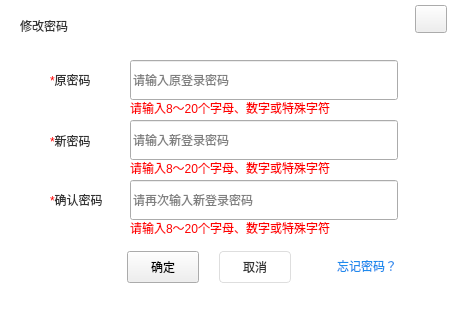
<?xml version="1.0" encoding="UTF-8"?>
<ui version="4.0">
 <class>ModifyPwdWidget</class>
 <widget class="QWidget" name="ModifyPwdWidget">
  <property name="geometry">
   <rect>
    <x>0</x>
    <y>0</y>
    <width>454</width>
    <height>323</height>
   </rect>
  </property>
  <property name="sizePolicy">
   <sizepolicy hsizetype="Fixed" vsizetype="Fixed">
    <horstretch>0</horstretch>
    <verstretch>0</verstretch>
   </sizepolicy>
  </property>
  <property name="minimumSize">
   <size>
    <width>454</width>
    <height>323</height>
   </size>
  </property>
  <property name="maximumSize">
   <size>
    <width>454</width>
    <height>323</height>
   </size>
  </property>
  <property name="windowTitle">
   <string>ModifyPwdWidget</string>
  </property>
  <property name="styleSheet">
   <string notr="true">QWidget#ModifyPwdWidget{background-color: rgb(255, 255, 255);border-radius:8px;}</string>
  </property>
  <widget class="QPushButton" name="closeButton">
   <property name="geometry">
    <rect>
     <x>415</x>
     <y>5</y>
     <width>32</width>
     <height>28</height>
    </rect>
   </property>
   <property name="sizePolicy">
    <sizepolicy hsizetype="Fixed" vsizetype="Fixed">
     <horstretch>0</horstretch>
     <verstretch>0</verstretch>
    </sizepolicy>
   </property>
   <property name="minimumSize">
    <size>
     <width>32</width>
     <height>28</height>
    </size>
   </property>
   <property name="maximumSize">
    <size>
     <width>32</width>
     <height>28</height>
    </size>
   </property>
   <property name="styleSheet">
    <string notr="true">QPushButton{border-image: url(:/EntCenterWidget/image/close.png);}
QPushButton:hover,pressed{border-image: url(:/EntCenterWidget/image/close_sel.png);};</string>
   </property>
   <property name="text">
    <string/>
   </property>
  </widget>
  <widget class="QLabel" name="label">
   <property name="geometry">
    <rect>
     <x>20</x>
     <y>19</y>
     <width>91</width>
     <height>14</height>
    </rect>
   </property>
   <property name="sizePolicy">
    <sizepolicy hsizetype="Preferred" vsizetype="Fixed">
     <horstretch>0</horstretch>
     <verstretch>0</verstretch>
    </sizepolicy>
   </property>
   <property name="minimumSize">
    <size>
     <width>56</width>
     <height>14</height>
    </size>
   </property>
   <property name="maximumSize">
    <size>
     <width>100</width>
     <height>14</height>
    </size>
   </property>
   <property name="styleSheet">
    <string notr="true">font: 14px &quot;微软雅黑&quot;;
color:#333333;
border-bottom:0px;</string>
   </property>
   <property name="text">
    <string>修改密码</string>
   </property>
  </widget>
  <widget class="QLineEdit" name="lineEditOldPwd">
   <property name="geometry">
    <rect>
     <x>130</x>
     <y>60</y>
     <width>268</width>
     <height>40</height>
    </rect>
   </property>
   <property name="sizePolicy">
    <sizepolicy hsizetype="Fixed" vsizetype="Fixed">
     <horstretch>0</horstretch>
     <verstretch>0</verstretch>
    </sizepolicy>
   </property>
   <property name="minimumSize">
    <size>
     <width>268</width>
     <height>40</height>
    </size>
   </property>
   <property name="maximumSize">
    <size>
     <width>268</width>
     <height>40</height>
    </size>
   </property>
   <property name="styleSheet">
    <string notr="true">QLineEdit{border-radius:4px;color:rgba(51,51,51,1);border:1px solid rgb(222,222,222);font:14px 'Microsoft Yahei';padding-left:10px;}
QLineEdit:laceholder{color:rgba(51,51,51,1);}QLineEdit:focus{border:1px solid rgba(30,140,238,1);}
QLineEdit:disabled{background-color: rgb(247,248, 250);};</string>
   </property>
   <property name="text">
    <string/>
   </property>
   <property name="placeholderText">
    <string>请输入原登录密码</string>
   </property>
  </widget>
  <widget class="QLabel" name="label_2">
   <property name="geometry">
    <rect>
     <x>50</x>
     <y>65</y>
     <width>56</width>
     <height>30</height>
    </rect>
   </property>
   <property name="sizePolicy">
    <sizepolicy hsizetype="Preferred" vsizetype="Fixed">
     <horstretch>0</horstretch>
     <verstretch>0</verstretch>
    </sizepolicy>
   </property>
   <property name="minimumSize">
    <size>
     <width>56</width>
     <height>30</height>
    </size>
   </property>
   <property name="maximumSize">
    <size>
     <width>100</width>
     <height>30</height>
    </size>
   </property>
   <property name="styleSheet">
    <string notr="true">font: 14px &quot;微软雅黑&quot;;
color:#333333;
border-bottom:0px;</string>
   </property>
   <property name="text">
    <string>&lt;font color = red&gt;*&lt;/font&gt;&lt;font color =#333333&gt;原密码&lt;/font&gt;</string>
   </property>
  </widget>
  <widget class="QLabel" name="label_3">
   <property name="geometry">
    <rect>
     <x>50</x>
     <y>126</y>
     <width>56</width>
     <height>30</height>
    </rect>
   </property>
   <property name="sizePolicy">
    <sizepolicy hsizetype="Preferred" vsizetype="Fixed">
     <horstretch>0</horstretch>
     <verstretch>0</verstretch>
    </sizepolicy>
   </property>
   <property name="minimumSize">
    <size>
     <width>56</width>
     <height>30</height>
    </size>
   </property>
   <property name="maximumSize">
    <size>
     <width>100</width>
     <height>30</height>
    </size>
   </property>
   <property name="styleSheet">
    <string notr="true">font: 14px &quot;微软雅黑&quot;;
color:#333333;
border-bottom:0px;</string>
   </property>
   <property name="text">
    <string>&lt;font color = red&gt;*&lt;/font&gt;&lt;font color =#333333&gt;新密码&lt;/font&gt;</string>
   </property>
  </widget>
  <widget class="QLineEdit" name="lineEditNewPwd">
   <property name="geometry">
    <rect>
     <x>130</x>
     <y>120</y>
     <width>268</width>
     <height>40</height>
    </rect>
   </property>
   <property name="sizePolicy">
    <sizepolicy hsizetype="Fixed" vsizetype="Fixed">
     <horstretch>0</horstretch>
     <verstretch>0</verstretch>
    </sizepolicy>
   </property>
   <property name="minimumSize">
    <size>
     <width>268</width>
     <height>40</height>
    </size>
   </property>
   <property name="maximumSize">
    <size>
     <width>268</width>
     <height>40</height>
    </size>
   </property>
   <property name="styleSheet">
    <string notr="true">QLineEdit{border-radius:4px;color:rgba(51,51,51,1);border:1px solid rgb(222,222,222);font:14px 'Microsoft Yahei';padding-left:10px;}
QLineEdit:laceholder{color:rgba(51,51,51,1);}QLineEdit:focus{border:1px solid rgba(30,140,238,1);}
QLineEdit:disabled{background-color: rgb(247,248, 250);};</string>
   </property>
   <property name="text">
    <string/>
   </property>
   <property name="placeholderText">
    <string>请输入新登录密码</string>
   </property>
  </widget>
  <widget class="QLineEdit" name="lineEditComfirmPwd">
   <property name="geometry">
    <rect>
     <x>130</x>
     <y>180</y>
     <width>268</width>
     <height>40</height>
    </rect>
   </property>
   <property name="sizePolicy">
    <sizepolicy hsizetype="Fixed" vsizetype="Fixed">
     <horstretch>0</horstretch>
     <verstretch>0</verstretch>
    </sizepolicy>
   </property>
   <property name="minimumSize">
    <size>
     <width>268</width>
     <height>40</height>
    </size>
   </property>
   <property name="maximumSize">
    <size>
     <width>268</width>
     <height>40</height>
    </size>
   </property>
   <property name="styleSheet">
    <string notr="true">QLineEdit{border-radius:4px;color:rgba(51,51,51,1);border:1px solid rgb(222,222,222);font:14px 'Microsoft Yahei';padding-left:10px;}
QLineEdit:laceholder{color:rgba(51,51,51,1);}QLineEdit:focus{border:1px solid rgba(30,140,238,1);}
QLineEdit:disabled{background-color: rgb(247,248, 250);};</string>
   </property>
   <property name="text">
    <string/>
   </property>
   <property name="placeholderText">
    <string>请再次输入新登录密码</string>
   </property>
  </widget>
  <widget class="QLabel" name="label_4">
   <property name="geometry">
    <rect>
     <x>50</x>
     <y>185</y>
     <width>71</width>
     <height>30</height>
    </rect>
   </property>
   <property name="sizePolicy">
    <sizepolicy hsizetype="Preferred" vsizetype="Fixed">
     <horstretch>0</horstretch>
     <verstretch>0</verstretch>
    </sizepolicy>
   </property>
   <property name="minimumSize">
    <size>
     <width>56</width>
     <height>30</height>
    </size>
   </property>
   <property name="maximumSize">
    <size>
     <width>100</width>
     <height>30</height>
    </size>
   </property>
   <property name="styleSheet">
    <string notr="true">font: 14px &quot;微软雅黑&quot;;
color:#333333;
border-bottom:0px;</string>
   </property>
   <property name="text">
    <string>&lt;font color = red&gt;*&lt;/font&gt;&lt;font color =#333333&gt;确认密码&lt;/font&gt;</string>
   </property>
  </widget>
  <widget class="QPushButton" name="okButton">
   <property name="geometry">
    <rect>
     <x>127</x>
     <y>251</y>
     <width>72</width>
     <height>32</height>
    </rect>
   </property>
   <property name="sizePolicy">
    <sizepolicy hsizetype="Fixed" vsizetype="Fixed">
     <horstretch>0</horstretch>
     <verstretch>0</verstretch>
    </sizepolicy>
   </property>
   <property name="minimumSize">
    <size>
     <width>72</width>
     <height>32</height>
    </size>
   </property>
   <property name="maximumSize">
    <size>
     <width>72</width>
     <height>32</height>
    </size>
   </property>
   <property name="styleSheet">
    <string notr="true">QPushButton{background-color:qlineargradient(spread:pad, x1:0, y1:0, x2:1, y2:0, stop:0 rgba(2, 164, 253, 1), stop:1 rgba(31, 139, 237, 1));border-radius:4px;font: 14px &quot;微软雅黑&quot;;color:rgba(255, 255, 255, 1);}
			QPushButton:hover,pressed{ background-color: qlineargradient(spread:pad, x1:0, y1:0, x2:0, y2:1, stop:0 rgba(40, 178, 253, 1),stop:1 rgba(64, 156, 240, 1));
		  border-radius:4px;font: 14px &quot;微软雅黑&quot;;color:rgba(255, 255, 255, 1);}
QPushButton:disabled{ background-color:rgba(200,200,200,1);border-radius:4px;};</string>
   </property>
   <property name="text">
    <string>确定</string>
   </property>
  </widget>
  <widget class="QPushButton" name="cancelButton">
   <property name="geometry">
    <rect>
     <x>219</x>
     <y>251</y>
     <width>72</width>
     <height>32</height>
    </rect>
   </property>
   <property name="sizePolicy">
    <sizepolicy hsizetype="Fixed" vsizetype="Fixed">
     <horstretch>0</horstretch>
     <verstretch>0</verstretch>
    </sizepolicy>
   </property>
   <property name="minimumSize">
    <size>
     <width>72</width>
     <height>32</height>
    </size>
   </property>
   <property name="maximumSize">
    <size>
     <width>72</width>
     <height>32</height>
    </size>
   </property>
   <property name="styleSheet">
    <string notr="true">QPushButton{background-color:#FFFFFF;border-radius:4px;font:14px &quot;微软雅黑&quot;;color:#333333;border:1px solid #DEDEDE;}
QPushButton:hover,pressed{background-color:#F4F4F4;border-radius:4px;font:14px &quot;微软雅黑&quot;;color:#333333;}</string>
   </property>
   <property name="text">
    <string>取消</string>
   </property>
  </widget>
  <widget class="QLabel" name="labelForgetPwd">
   <property name="geometry">
    <rect>
     <x>337</x>
     <y>260</y>
     <width>61</width>
     <height>12</height>
    </rect>
   </property>
   <property name="sizePolicy">
    <sizepolicy hsizetype="Preferred" vsizetype="Fixed">
     <horstretch>0</horstretch>
     <verstretch>0</verstretch>
    </sizepolicy>
   </property>
   <property name="minimumSize">
    <size>
     <width>0</width>
     <height>12</height>
    </size>
   </property>
   <property name="maximumSize">
    <size>
     <width>16777215</width>
     <height>12</height>
    </size>
   </property>
   <property name="cursor">
    <cursorShape>PointingHandCursor</cursorShape>
   </property>
   <property name="styleSheet">
    <string notr="true">font: 12px &quot;微软雅黑&quot;;
color:#1E8BED;
border-bottom:0px;</string>
   </property>
   <property name="text">
    <string>忘记密码？</string>
   </property>
  </widget>
  <widget class="QLabel" name="label_8">
   <property name="geometry">
    <rect>
     <x>130</x>
     <y>100</y>
     <width>211</width>
     <height>15</height>
    </rect>
   </property>
   <property name="sizePolicy">
    <sizepolicy hsizetype="Preferred" vsizetype="Fixed">
     <horstretch>0</horstretch>
     <verstretch>0</verstretch>
    </sizepolicy>
   </property>
   <property name="minimumSize">
    <size>
     <width>0</width>
     <height>15</height>
    </size>
   </property>
   <property name="maximumSize">
    <size>
     <width>16777215</width>
     <height>15</height>
    </size>
   </property>
   <property name="styleSheet">
    <string notr="true">font: 12px &quot;微软雅黑&quot;;
color: #ff0000;
border-bottom:0px;</string>
   </property>
   <property name="text">
    <string>请输入8～20个字母、数字或特殊字符</string>
   </property>
  </widget>
  <widget class="QLabel" name="label_9">
   <property name="geometry">
    <rect>
     <x>130</x>
     <y>160</y>
     <width>211</width>
     <height>15</height>
    </rect>
   </property>
   <property name="sizePolicy">
    <sizepolicy hsizetype="Preferred" vsizetype="Fixed">
     <horstretch>0</horstretch>
     <verstretch>0</verstretch>
    </sizepolicy>
   </property>
   <property name="minimumSize">
    <size>
     <width>0</width>
     <height>15</height>
    </size>
   </property>
   <property name="maximumSize">
    <size>
     <width>16777215</width>
     <height>15</height>
    </size>
   </property>
   <property name="styleSheet">
    <string notr="true">font: 12px &quot;微软雅黑&quot;;
color: #ff0000;
border-bottom:0px;</string>
   </property>
   <property name="text">
    <string>请输入8～20个字母、数字或特殊字符</string>
   </property>
  </widget>
  <widget class="QLabel" name="label_10">
   <property name="geometry">
    <rect>
     <x>130</x>
     <y>220</y>
     <width>211</width>
     <height>15</height>
    </rect>
   </property>
   <property name="sizePolicy">
    <sizepolicy hsizetype="Preferred" vsizetype="Fixed">
     <horstretch>0</horstretch>
     <verstretch>0</verstretch>
    </sizepolicy>
   </property>
   <property name="minimumSize">
    <size>
     <width>0</width>
     <height>15</height>
    </size>
   </property>
   <property name="maximumSize">
    <size>
     <width>16777215</width>
     <height>15</height>
    </size>
   </property>
   <property name="styleSheet">
    <string notr="true">font: 12px &quot;微软雅黑&quot;;
color: #ff0000;
border-bottom:0px;</string>
   </property>
   <property name="text">
    <string>请输入8～20个字母、数字或特殊字符</string>
   </property>
  </widget>
 </widget>
 <layoutdefault spacing="6" margin="11"/>
 <resources>
  <include location="EntCenterWidget.qrc"/>
 </resources>
 <connections/>
</ui>
